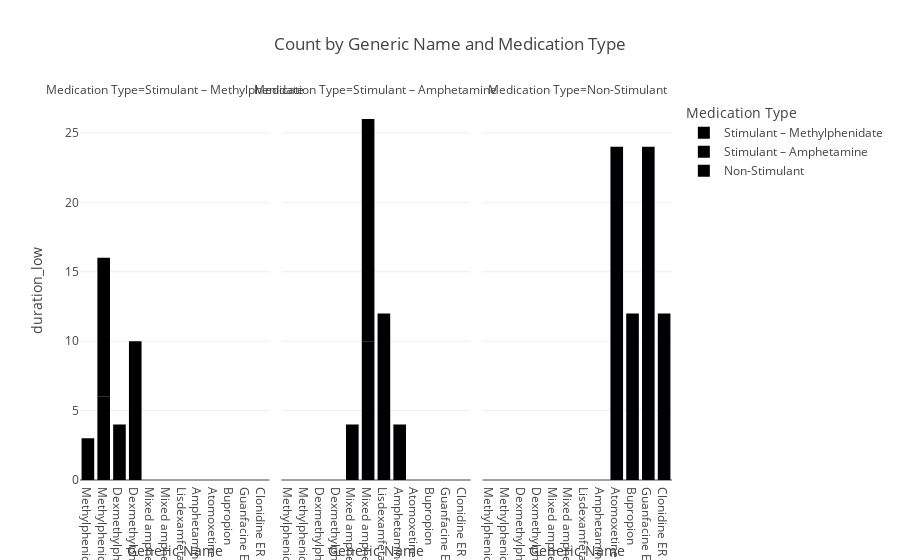

This figure's notebook cell:
### Code cell
fig = px.bar(
    df,
    x='Generic Name',
    y='duration_low',
    color='Medication Type',
    facet_col='Medication Type',
    title='Count by Generic Name and Medication Type'
)
fig.show()

### Figure 1 — Plotly figure (JSON) as saved in the notebook; plotly's stock layout.template omitted (floating-point values rounded to 4 significant figures)
{"data": [{"hovertemplate": "Medication Type=Stimulant – Methylphenidate<br>Generic Name=%{x}<br>duration_low=%{y}<extra></extra>", "legendgroup": "Stimulant – Methylphenidate", "marker": {"color": "#000001", "pattern": {"shape": ""}}, "name": "Stimulant – Methylphenidate", "orientation": "v", "showlegend": true, "textposition": "auto", "type": "bar", "x": ["Methylphenidate", "Methylphenidate ER", "Methylphenidate ER", "Dexmethylphenidate", "Dexmethylphenidate XR"], "xaxis": "x", "y": [3.0, 6.0, 10.0, 4.0, 10.0], "yaxis": "y"}, {"hovertemplate": "Medication Type=Stimulant – Amphetamine<br>Generic Name=%{x}<br>duration_low=%{y}<extra></extra>", "legendgroup": "Stimulant – Amphetamine", "marker": {"color": "#000002", "pattern": {"shape": ""}}, "name": "Stimulant – Amphetamine", "orientation": "v", "showlegend": true, "textposition": "auto", "type": "bar", "x": ["Mixed amphetamine salts", "Mixed amphetamine salts XR", "Lisdexamfetamine", "Amphetamine sulfate", "Mixed amphetamine salts XR"], "xaxis": "x2", "y": [4.0, 10.0, 12.0, 4.0, 16.0], "yaxis": "y2"}, {"hovertemplate": "Medication Type=Non-Stimulant<br>Generic Name=%{x}<br>duration_low=%{y}<extra></extra>", "legendgroup": "Non-Stimulant", "marker": {"color": "#000003", "pattern": {"shape": ""}}, "name": "Non-Stimulant", "orientation": "v", "showlegend": true, "textposition": "auto", "type": "bar", "x": ["Atomoxetine", "Bupropion", "Guanfacine ER", "Clonidine ER"], "xaxis": "x3", "y": [24.0, 12.0, 24.0, 12.0], "yaxis": "y3"}], "layout": {"annotations": [{"font": {}, "showarrow": false, "text": "Medication Type=Stimulant – Methylphenidate", "x": 0.16, "xanchor": "center", "xref": "paper", "y": 1, "yanchor": "bottom", "yref": "paper"}, {"font": {}, "showarrow": false, "text": "Medication Type=Stimulant – Amphetamine", "x": 0.5, "xanchor": "center", "xref": "paper", "y": 1, "yanchor": "bottom", "yref": "paper"}, {"font": {}, "showarrow": false, "text": "Medication Type=Non-Stimulant", "x": 0.84, "xanchor": "center", "xref": "paper", "y": 1, "yanchor": "bottom", "yref": "paper"}], "barmode": "relative", "legend": {"title": {"text": "Medication Type"}, "tracegroupgap": 0}, "title": {"text": "Count by Generic Name and Medication Type"}, "xaxis": {"anchor": "y", "domain": [0, 0.32], "title": {"text": "Generic Name"}}, "xaxis2": {"anchor": "y2", "domain": [0.34, 0.66], "matches": "x", "title": {"text": "Generic Name"}}, "xaxis3": {"anchor": "y3", "domain": [0.68, 1.0], "matches": "x", "title": {"text": "Generic Name"}}, "yaxis": {"anchor": "x", "domain": [0, 1], "title": {"text": "duration_low"}}, "yaxis2": {"anchor": "x2", "domain": [0, 1], "matches": "y", "showticklabels": false}, "yaxis3": {"anchor": "x3", "domain": [0, 1], "matches": "y", "showticklabels": false}}}
